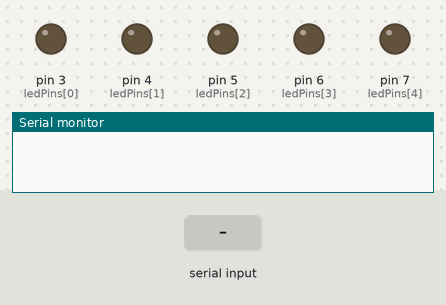
This sketch was run on a simulated Arduino Uno, built with avr-gcc and run on an emulated ATmega328P. Parts: output pins drawn as LEDs (lit = HIGH), the last lines printed to the serial monitor. The inputs (shaded band) are chosen by the test bench.

Above: at 1.2 s.
1.3 s: "90,45\n" received over Serial
At 2.2 s:
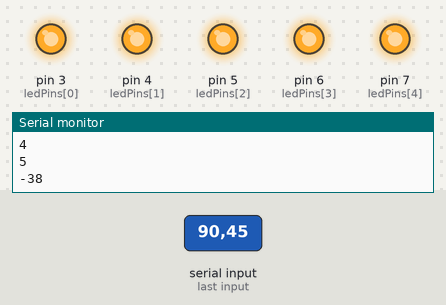
2.8 s: "30,150\n" received over Serial
At 3.3 s:
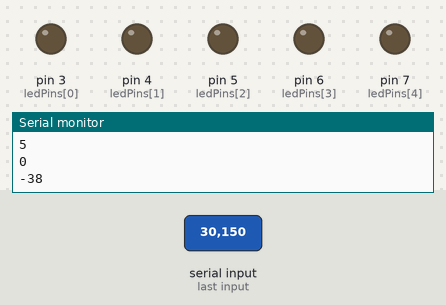
4.5 s: "200\n" received over Serial
At 5.6 s:
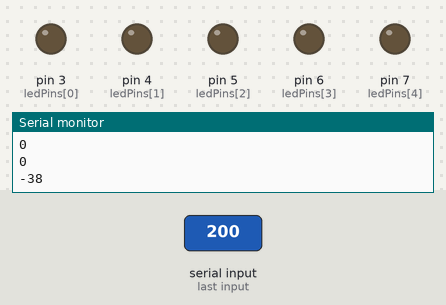
6.0 s: "30,150\n" received over Serial
At 6.5 s:
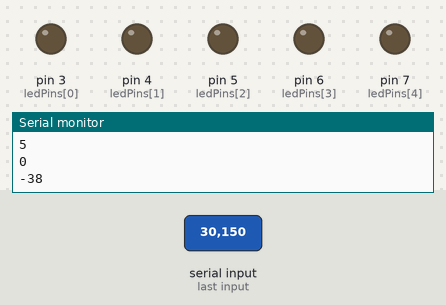
7.5 s: "5\n" received over Serial
At 8.2 s:
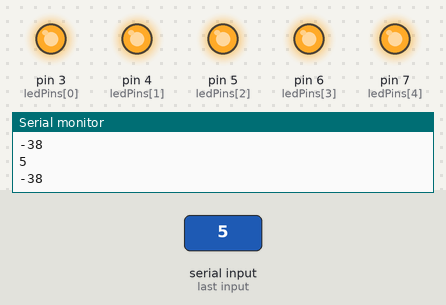
9.0 s: "0\n" received over Serial
At 9.4 s:
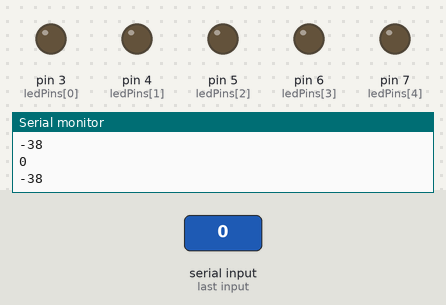
Timing chart, 0 to 11.6 s (numbered marks = the images above; inputs shaded):
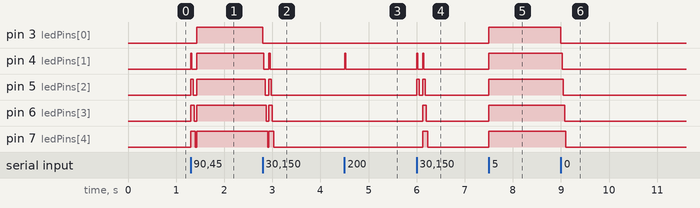

Measured:
- after the input at 1.3 s, pin 3 (ledPins[0]): LOW → HIGH after 0.13 s; pin 4 (ledPins[1]): LOW → HIGH at once, → LOW 0.03 s later, → HIGH 0.10 s later
- after the input at 2.8 s, pin 3 (ledPins[0]): HIGH → LOW at once; pin 4 (ledPins[1]): HIGH → LOW at once, → HIGH 0.10 s later, → LOW 0.03 s later
- after the input at 4.5 s, pin 4 (ledPins[1]): LOW → HIGH at once, → LOW 0.03 s later
- after the input at 6.0 s, pin 4 (ledPins[1]): alternates HIGH for 0.03 s and LOW for 0.10 s, 4 changes in all, then stays LOW, starting at once; pin 5 (ledPins[2]): alternates HIGH for 0.05 s and LOW for 0.08 s, 4 changes in all, then stays LOW, starting at once
- after the input at 7.5 s, pin 3 (ledPins[0]), pin 4 (ledPins[1]), pin 5 (ledPins[2]), pin 6 (ledPins[3]), pin 7 (ledPins[4]): LOW → HIGH at once
- after the input at 9.0 s, pin 3 (ledPins[0]), pin 4 (ledPins[1]): HIGH → LOW at once; pin 5 (ledPins[2]): HIGH → LOW after 0.05 s; pin 6 (ledPins[3]): HIGH → LOW after 0.08 s; pin 7 (ledPins[4]): HIGH → LOW after 0.10 s

The sketch:

arduino_side.ino
```cpp
int finger_count;
const byte ledPins[] = {3,4,5,6,7};

void setup() {
  Serial.begin(9600);
  for (byte i = 0; i < sizeof(ledPins); i++) {
    pinMode(ledPins[i], OUTPUT);
  }
}

void off() {

  for(int i=0; i<sizeof(ledPins); i++) {

    digitalWrite(ledPins[i], LOW);
    delay(25);

  }
}

void fire_leds() {
  if(finger_count == 0) {
        off();
      }
  if(finger_count > 0 || finger_count <= 5) {
     for(int i=0; i<finger_count; i++) {
       digitalWrite(ledPins[i], HIGH);
     }
  }
  else {
    off();
  }
}

void loop() {

if(Serial.available()>0) {

  finger_count = Serial.read()- '0';
  Serial.println(finger_count);
  fire_leds();
}
}
```
